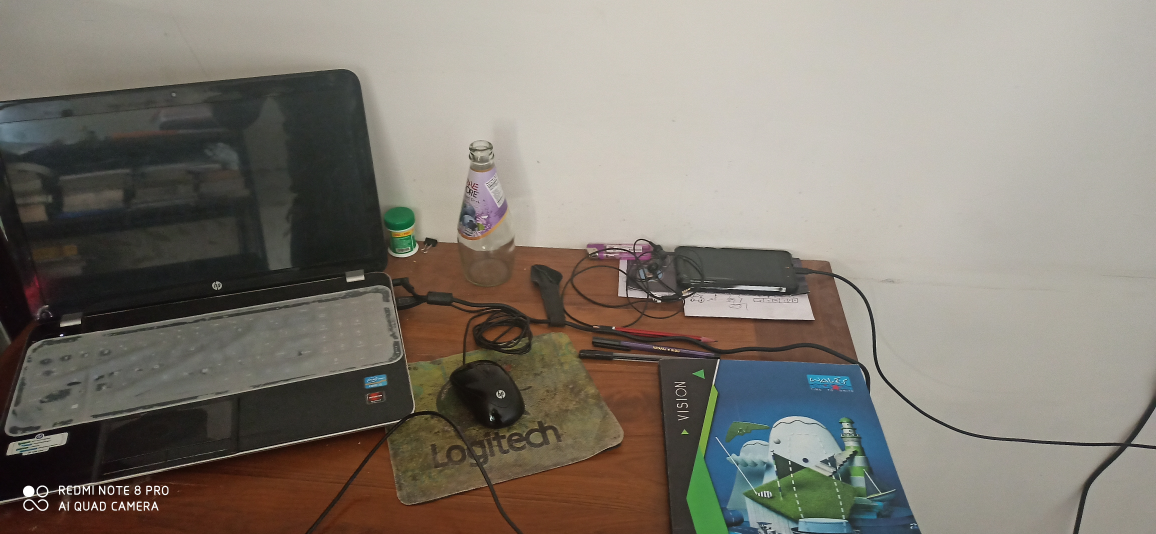
#> input picture Assignment-2/Images/1.jpg, 4624 x 2136 px, found by its file name (shown at 1/4 size); its folder holds only this picture in this run
$ python 'ORB Feature Matching.py'
#> lines starting #> are read from the running program, lines starting #| are printed output that depends on the picture
import cv2
import numpy as np
import matplotlib.pyplot as plt

#store all resized images
Images = []

#Resize all the images
for i in range(1,37):
    img = cv2.imread('Images\\'+str(i)+'.jpg')
#> img is the input picture: shape (2136, 4624, 3); mean B, G, R 113.9, 123.3, 129.4
    gray = cv2.cvtColor(img,cv2.COLOR_BGR2GRAY)
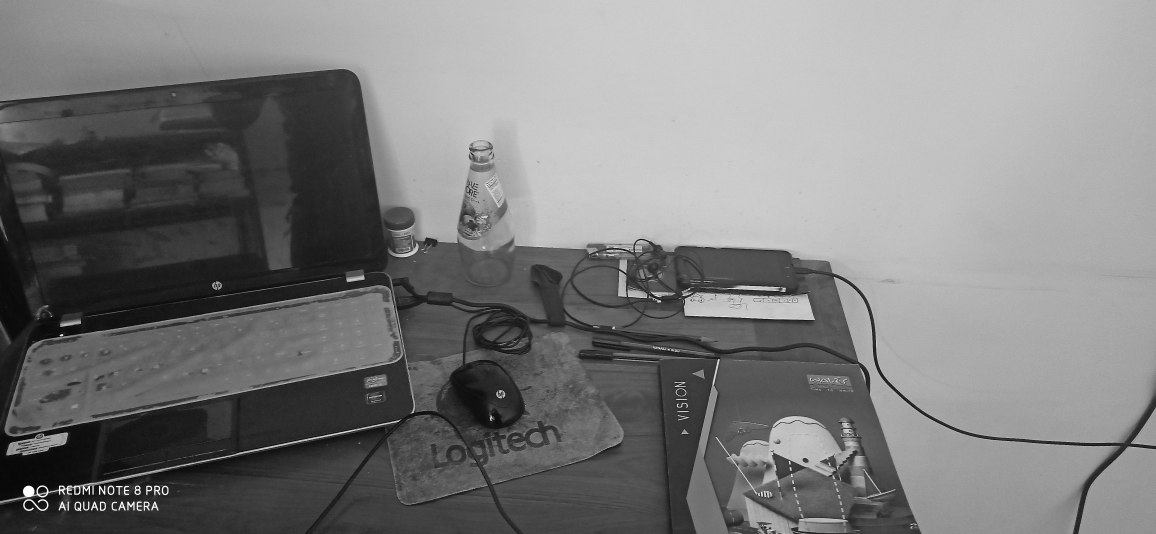
#> gray: shape (2136, 4624) (shown at 1/4 size); min 0, max 255, mean 124
    row,col= gray.shape
#> row = 2136; col = 4624
    s = 1024/max(row,col)
#> s = 0.221
    nrow = int(row*s)
#> nrow = 473
    ncol = int(col*s)
#> ncol = 1024
    dim = (ncol, nrow)
#> dim = (1024, 473)
    ngray = cv2.resize(img, dim, interpolation = cv2.INTER_AREA)
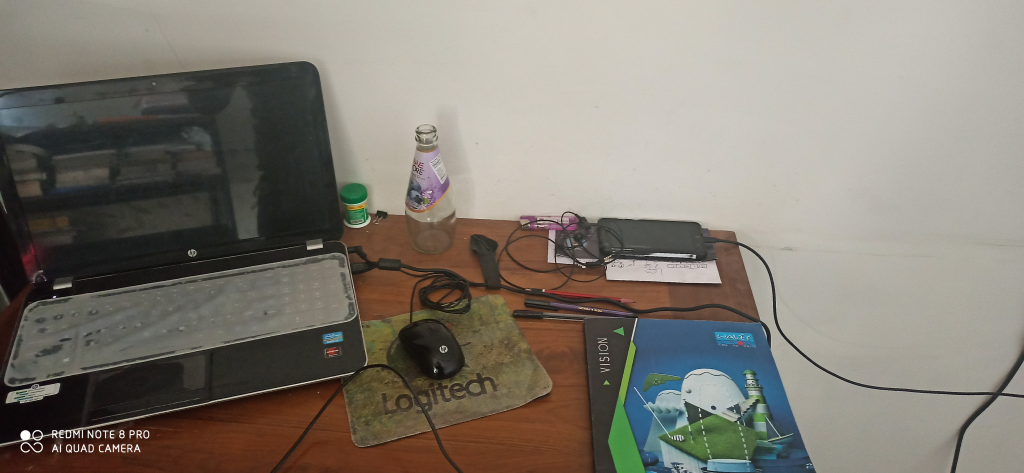
#> ngray: shape (473, 1024, 3); mean B, G, R 113.9, 123.3, 129.4
#> (the run stopped early here; a loop or call above may not have finished)
